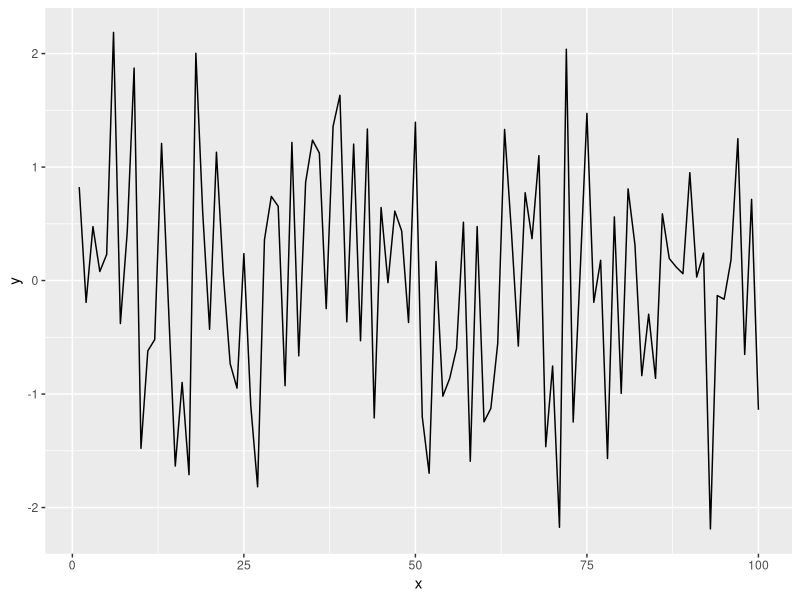

The R source for this figure:
## ---- chunk 1
knitr::opts_chunk$set(echo = TRUE, fig.align = "center")
## ---- chunk 2
library(tidyverse)
## ---- chunk 3
x = seq(1:100)
y = rnorm(100)
y

dat = data.frame(x, y)
dat

ggplot(dat, aes(x = x, y = y)) +
  geom_line()

